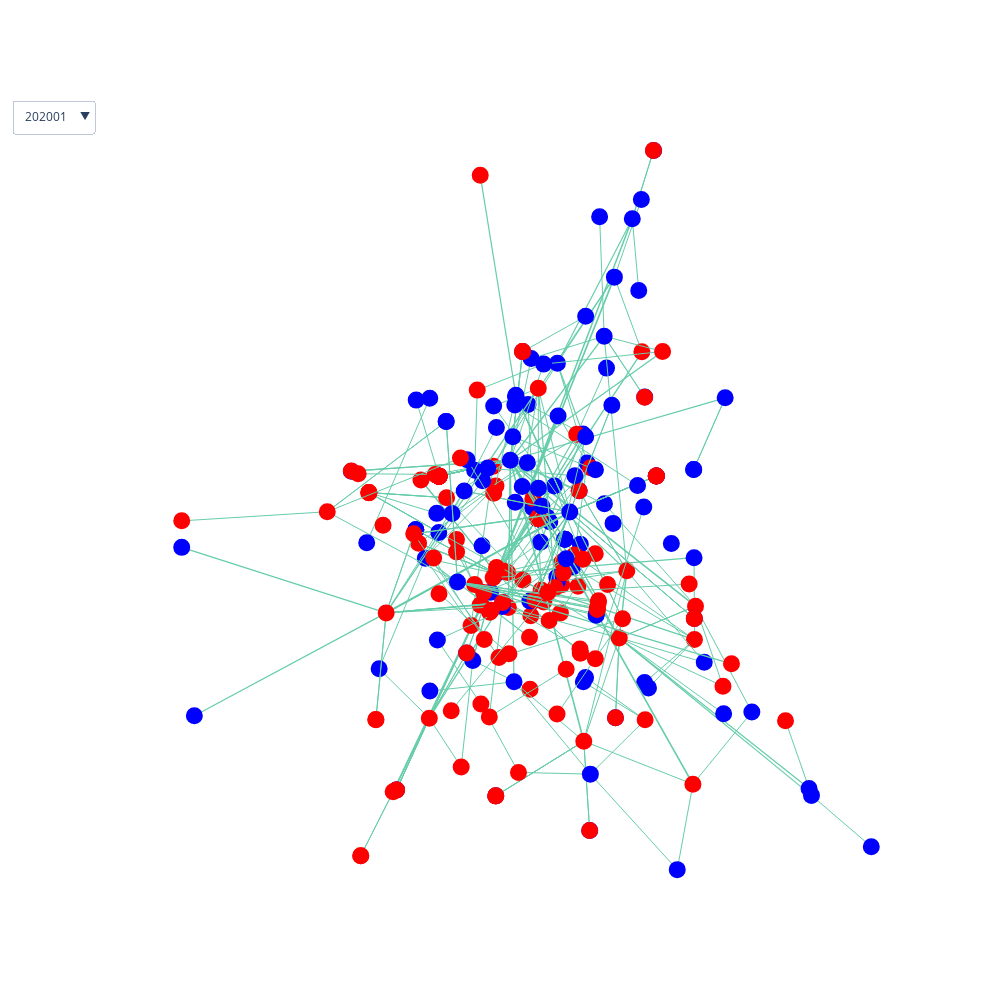

The notebook cell this image was saved under:
### Code cell
print(len(g_all.nodes))
print(len(g_all.edges))
print(len(labels))
plotly_graph_bar(g,L,labels,colormap,mention_y)
